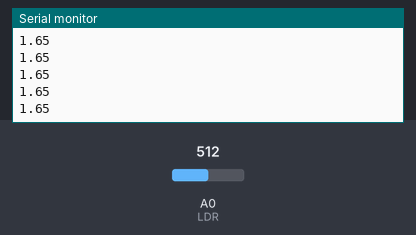
Recording of a sketch running on a simulated Arduino Uno, built with avr-gcc and run on an emulated ATmega328P. On the bench: the last lines printed to the serial monitor. Inputs (shaded band) come from the test bench; at power-on: A0 (LDR) = 512.

Above: at 1.2 s.
1.3 s: A0 (LDR) set to 716
At 2.1 s:
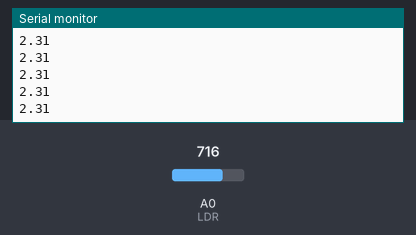
2.8 s: A0 (LDR) set to 900
At 3.5 s:
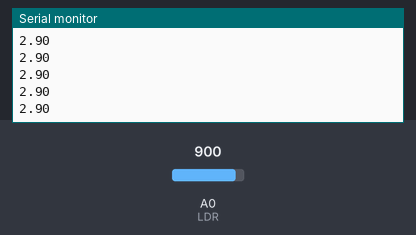
Timing chart, 0 to 5.8 s (numbered marks = the images above; inputs shaded):
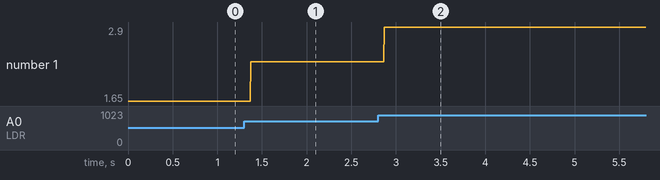

The sketch:

esp8266_ldr_01.ino
```cpp
void setup() {
  Serial.begin(9600);
}

void loop() {

  int sensorValue = analogRead(A0);   // Ler o pino Analógico A0 onde está o LDR
  float voltage = sensorValue * (3.3 / 1024.0);   // Converter a leitura analógica (que vai de 0 - 1023) para uma voltagem (0 - 3.3V), quanto de acordo com a intensidade de luz no LDR a voltagem diminui.
  Serial.println(voltage);

}
```

Measured:
- after the input at 1.3 s, the serial monitor: prints a new line after 0.07 s (image 1)
- after the input at 2.8 s, the serial monitor: prints a new line after 0.07 s (image 2)
- plotted number 1: 1.65 → 2.31 after the input at 1.3 s, 2.31 → 2.9 after the input at 2.8 s
